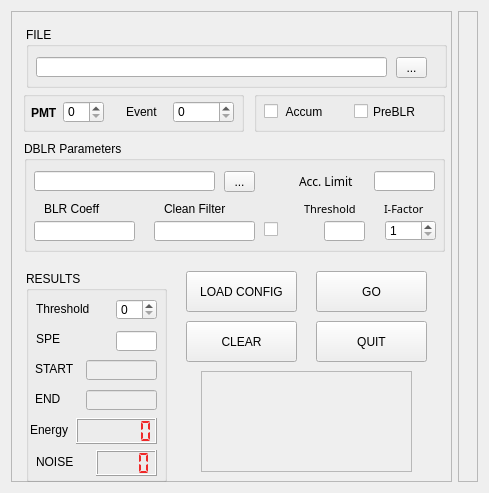
         <widget class="QWidget" name="DBLR_tab">
          <attribute name="title">
           <string>DBLR</string>
          </attribute>
          <layout class="QHBoxLayout" name="horizontalLayout">
           <item>
            <layout class="QHBoxLayout" name="horizontalLayout_3">
             <item>
              <widget class="QFrame" name="frame_2">
               <property name="minimumSize">
                <size>
                 <width>441</width>
                 <height>471</height>
                </size>
               </property>
               <property name="maximumSize">
                <size>
                 <width>441</width>
                 <height>471</height>
                </size>
               </property>
               <property name="frameShape">
                <enum>QFrame::StyledPanel</enum>
               </property>
               <property name="frameShadow">
                <enum>QFrame::Raised</enum>
               </property>
               <widget class="QFrame" name="frame_pic">
                <property name="geometry">
                 <rect>
                  <x>190</x>
                  <y>360</y>
                  <width>211</width>
                  <height>101</height>
                 </rect>
                </property>
                <property name="frameShape">
                 <enum>QFrame::StyledPanel</enum>
                </property>
                <property name="frameShadow">
                 <enum>QFrame::Sunken</enum>
                </property>
                <property name="lineWidth">
                 <number>5</number>
                </property>
                <property name="midLineWidth">
                 <number>0</number>
                </property>
                <widget class="QLabel" name="label_28">
                 <property name="geometry">
                  <rect>
                   <x>10</x>
                   <y>10</y>
                   <width>191</width>
                   <height>81</height>
                  </rect>
                 </property>
                 <property name="text">
                  <string/>
                 </property>
                 <property name="pixmap">
                  <pixmap>NEXT_official_logo.jpg</pixmap>
                 </property>
                 <property name="scaledContents">
                  <bool>true</bool>
                 </property>
                </widget>
               </widget>
               <widget class="QGroupBox" name="groupBox_7">
                <property name="geometry">
                 <rect>
                  <x>12</x>
                  <y>80</y>
                  <width>221</width>
                  <height>41</height>
                 </rect>
                </property>
                <property name="autoFillBackground">
                 <bool>false</bool>
                </property>
                <property name="title">
                 <string/>
                </property>
                <widget class="QSpinBox" name="spinBox_pmt">
                 <property name="geometry">
                  <rect>
                   <x>40</x>
                   <y>10</y>
                   <width>41</width>
                   <height>22</height>
                  </rect>
                 </property>
                 <property name="maximum">
                  <number>31</number>
                 </property>
                 <property name="displayIntegerBase">
                  <number>10</number>
                 </property>
                </widget>
                <widget class="QLabel" name="label_15">
                 <property name="geometry">
                  <rect>
                   <x>8</x>
                   <y>14</y>
                   <width>31</width>
                   <height>16</height>
                  </rect>
                 </property>
                 <property name="font">
                  <font>
                   <family>MS Shell Dlg 2</family>
                   <weight>75</weight>
                   <bold>true</bold>
                  </font>
                 </property>
                 <property name="text">
                  <string>PMT</string>
                 </property>
                </widget>
                <widget class="QSpinBox" name="spinBox_event">
                 <property name="geometry">
                  <rect>
                   <x>150</x>
                   <y>10</y>
                   <width>61</width>
                   <height>22</height>
                  </rect>
                 </property>
                 <property name="accelerated">
                  <bool>true</bool>
                 </property>
                 <property name="maximum">
                  <number>1000</number>
                 </property>
                </widget>
                <widget class="QLabel" name="label_16">
                 <property name="geometry">
                  <rect>
                   <x>103</x>
                   <y>13</y>
                   <width>41</width>
                   <height>16</height>
                  </rect>
                 </property>
                 <property name="text">
                  <string>Event</string>
                 </property>
                </widget>
               </widget>
               <widget class="QPushButton" name="load_config_b">
                <property name="geometry">
                 <rect>
                  <x>175</x>
                  <y>260</y>
                  <width>111</width>
                  <height>41</height>
                 </rect>
                </property>
                <property name="text">
                 <string>LOAD CONFIG</string>
                </property>
               </widget>
               <widget class="QGroupBox" name="groupBox_6">
                <property name="geometry">
                 <rect>
                  <x>15</x>
                  <y>16</y>
                  <width>421</width>
                  <height>61</height>
                 </rect>
                </property>
                <property name="autoFillBackground">
                 <bool>false</bool>
                </property>
                <property name="title">
                 <string>FILE</string>
                </property>
                <widget class="QLineEdit" name="file_path_t">
                 <property name="geometry">
                  <rect>
                   <x>10</x>
                   <y>30</y>
                   <width>351</width>
                   <height>20</height>
                  </rect>
                 </property>
                </widget>
                <widget class="QToolButton" name="file_path_b">
                 <property name="geometry">
                  <rect>
                   <x>370</x>
                   <y>30</y>
                   <width>31</width>
                   <height>21</height>
                  </rect>
                 </property>
                 <property name="text">
                  <string>...</string>
                 </property>
                </widget>
               </widget>
               <widget class="QGroupBox" name="groupBox_8">
                <property name="geometry">
                 <rect>
                  <x>243</x>
                  <y>80</y>
                  <width>191</width>
                  <height>41</height>
                 </rect>
                </property>
                <property name="autoFillBackground">
                 <bool>false</bool>
                </property>
                <property name="title">
                 <string/>
                </property>
                <widget class="QCheckBox" name="checkBox_accu">
                 <property name="geometry">
                  <rect>
                   <x>10</x>
                   <y>12</y>
                   <width>81</width>
                   <height>17</height>
                  </rect>
                 </property>
                 <property name="text">
                  <string> Accum</string>
                 </property>
                </widget>
                <widget class="QCheckBox" name="checkBox_pre">
                 <property name="geometry">
                  <rect>
                   <x>100</x>
                   <y>12</y>
                   <width>81</width>
                   <height>17</height>
                  </rect>
                 </property>
                 <property name="text">
                  <string>PreBLR</string>
                 </property>
                </widget>
               </widget>
               <widget class="QPushButton" name="clear_b">
                <property name="geometry">
                 <rect>
                  <x>175</x>
                  <y>310</y>
                  <width>111</width>
                  <height>41</height>
                 </rect>
                </property>
                <property name="text">
                 <string>CLEAR</string>
                </property>
               </widget>
               <widget class="QGroupBox" name="groupBox_9">
                <property name="geometry">
                 <rect>
                  <x>13</x>
                  <y>130</y>
                  <width>421</width>
                  <height>111</height>
                 </rect>
                </property>
                <property name="autoFillBackground">
                 <bool>false</bool>
                </property>
                <property name="title">
                 <string>DBLR Parameters</string>
                </property>
                <widget class="QToolButton" name="conf_path_b">
                 <property name="geometry">
                  <rect>
                   <x>200</x>
                   <y>30</y>
                   <width>31</width>
                   <height>21</height>
                  </rect>
                 </property>
                 <property name="text">
                  <string>...</string>
                 </property>
                </widget>
                <widget class="QLineEdit" name="conf_file_t">
                 <property name="geometry">
                  <rect>
                   <x>10</x>
                   <y>30</y>
                   <width>181</width>
                   <height>20</height>
                  </rect>
                 </property>
                </widget>
                <widget class="QLineEdit" name="cf_t">
                 <property name="geometry">
                  <rect>
                   <x>130</x>
                   <y>80</y>
                   <width>101</width>
                   <height>20</height>
                  </rect>
                 </property>
                </widget>
                <widget class="QLineEdit" name="blr_t">
                 <property name="geometry">
                  <rect>
                   <x>10</x>
                   <y>80</y>
                   <width>101</width>
                   <height>20</height>
                  </rect>
                 </property>
                </widget>
                <widget class="QLineEdit" name="accum_t">
                 <property name="geometry">
                  <rect>
                   <x>350</x>
                   <y>30</y>
                   <width>61</width>
                   <height>20</height>
                  </rect>
                 </property>
                </widget>
                <widget class="QLineEdit" name="thr_t">
                 <property name="geometry">
                  <rect>
                   <x>300</x>
                   <y>80</y>
                   <width>41</width>
                   <height>20</height>
                  </rect>
                 </property>
                </widget>
                <widget class="QLabel" name="label_17">
                 <property name="geometry">
                  <rect>
                   <x>20</x>
                   <y>60</y>
                   <width>81</width>
                   <height>16</height>
                  </rect>
                 </property>
                 <property name="text">
                  <string>BLR Coeff</string>
                 </property>
                </widget>
                <widget class="QLabel" name="label_18">
                 <property name="geometry">
                  <rect>
                   <x>140</x>
                   <y>60</y>
                   <width>101</width>
                   <height>16</height>
                  </rect>
                 </property>
                 <property name="text">
                  <string>Clean Filter</string>
                 </property>
                </widget>
                <widget class="QSpinBox" name="spinBox_i">
                 <property name="geometry">
                  <rect>
                   <x>361</x>
                   <y>79</y>
                   <width>51</width>
                   <height>21</height>
                  </rect>
                 </property>
                 <property name="minimum">
                  <number>1</number>
                 </property>
                </widget>
                <widget class="QLabel" name="label_19">
                 <property name="geometry">
                  <rect>
                   <x>280</x>
                   <y>60</y>
                   <width>71</width>
                   <height>16</height>
                  </rect>
                 </property>
                 <property name="font">
                  <font>
                   <family>Courier 10 Pitch</family>
                   <pointsize>8</pointsize>
                  </font>
                 </property>
                 <property name="text">
                  <string>Threshold</string>
                 </property>
                </widget>
                <widget class="QLabel" name="label_20">
                 <property name="geometry">
                  <rect>
                   <x>360</x>
                   <y>60</y>
                   <width>61</width>
                   <height>16</height>
                  </rect>
                 </property>
                 <property name="font">
                  <font>
                   <family>Courier 10 Pitch</family>
                   <pointsize>8</pointsize>
                  </font>
                 </property>
                 <property name="text">
                  <string>I-Factor</string>
                 </property>
                </widget>
                <widget class="QLabel" name="label_21">
                 <property name="geometry">
                  <rect>
                   <x>275</x>
                   <y>32</y>
                   <width>71</width>
                   <height>16</height>
                  </rect>
                 </property>
                 <property name="font">
                  <font>
                   <family>Courier 10 Pitch</family>
                   <pointsize>9</pointsize>
                  </font>
                 </property>
                 <property name="text">
                  <string>Acc. Limit</string>
                 </property>
                </widget>
                <widget class="QCheckBox" name="checkBox_filt">
                 <property name="geometry">
                  <rect>
                   <x>240</x>
                   <y>80</y>
                   <width>16</width>
                   <height>17</height>
                  </rect>
                 </property>
                 <property name="text">
                  <string/>
                 </property>
                </widget>
               </widget>
               <widget class="QPushButton" name="go_DBLR_b">
                <property name="geometry">
                 <rect>
                  <x>305</x>
                  <y>260</y>
                  <width>111</width>
                  <height>41</height>
                 </rect>
                </property>
                <property name="text">
                 <string>GO</string>
                </property>
               </widget>
               <widget class="QGroupBox" name="groupBox_10">
                <property name="geometry">
                 <rect>
                  <x>15</x>
                  <y>260</y>
                  <width>141</width>
                  <height>211</height>
                 </rect>
                </property>
                <property name="autoFillBackground">
                 <bool>false</bool>
                </property>
                <property name="title">
                 <string>RESULTS</string>
                </property>
                <widget class="QSpinBox" name="spinBox_thre">
                 <property name="geometry">
                  <rect>
                   <x>90</x>
                   <y>28</y>
                   <width>41</width>
                   <height>21</height>
                  </rect>
                 </property>
                </widget>
                <widget class="QLabel" name="label_22">
                 <property name="geometry">
                  <rect>
                   <x>10</x>
                   <y>30</y>
                   <width>71</width>
                   <height>16</height>
                  </rect>
                 </property>
                 <property name="text">
                  <string>Threshold</string>
                 </property>
                </widget>
                <widget class="QLineEdit" name="start_t">
                 <property name="enabled">
                  <bool>false</bool>
                 </property>
                 <property name="geometry">
                  <rect>
                   <x>60</x>
                   <y>89</y>
                   <width>71</width>
                   <height>20</height>
                  </rect>
                 </property>
                </widget>
                <widget class="QLineEdit" name="end_t">
                 <property name="enabled">
                  <bool>false</bool>
                 </property>
                 <property name="geometry">
                  <rect>
                   <x>60</x>
                   <y>119</y>
                   <width>71</width>
                   <height>20</height>
                  </rect>
                 </property>
                </widget>
                <widget class="QLabel" name="label_23">
                 <property name="geometry">
                  <rect>
                   <x>9</x>
                   <y>91</y>
                   <width>47</width>
                   <height>13</height>
                  </rect>
                 </property>
                 <property name="text">
                  <string>START</string>
                 </property>
                </widget>
                <widget class="QLabel" name="label_24">
                 <property name="geometry">
                  <rect>
                   <x>9</x>
                   <y>121</y>
                   <width>47</width>
                   <height>13</height>
                  </rect>
                 </property>
                 <property name="text">
                  <string>END</string>
                 </property>
                </widget>
                <widget class="QLabel" name="label_25">
                 <property name="geometry">
                  <rect>
                   <x>10</x>
                   <y>60</y>
                   <width>81</width>
                   <height>16</height>
                  </rect>
                 </property>
                 <property name="text">
                  <string>SPE</string>
                 </property>
                </widget>
                <widget class="QLineEdit" name="spe_t">
                 <property name="geometry">
                  <rect>
                   <x>90</x>
                   <y>60</y>
                   <width>41</width>
                   <height>20</height>
                  </rect>
                 </property>
                </widget>
                <widget class="QLabel" name="label_26">
                 <property name="geometry">
                  <rect>
                   <x>4</x>
                   <y>151</y>
                   <width>47</width>
                   <height>16</height>
                  </rect>
                 </property>
                 <property name="text">
                  <string>Energy</string>
                 </property>
                </widget>
                <widget class="QLabel" name="label_27">
                 <property name="geometry">
                  <rect>
                   <x>10</x>
                   <y>183</y>
                   <width>51</width>
                   <height>16</height>
                  </rect>
                 </property>
                 <property name="text">
                  <string>NOISE</string>
                 </property>
                </widget>
                <widget class="QLCDNumber" name="lcdNumber">
                 <property name="geometry">
                  <rect>
                   <x>50</x>
                   <y>147</y>
                   <width>81</width>
                   <height>26</height>
                  </rect>
                 </property>
                 <property name="palette">
                  <palette>
                   <active>
                    <colorrole role="WindowText">
                     <brush brushstyle="SolidPattern">
                      <color alpha="255">
                       <red>239</red>
                       <green>41</green>
                       <blue>41</blue>
                      </color>
                     </brush>
                    </colorrole>
                    <colorrole role="Text">
                     <brush brushstyle="SolidPattern">
                      <color alpha="255">
                       <red>239</red>
                       <green>41</green>
                       <blue>41</blue>
                      </color>
                     </brush>
                    </colorrole>
                    <colorrole role="ButtonText">
                     <brush brushstyle="SolidPattern">
                      <color alpha="255">
                       <red>239</red>
                       <green>41</green>
                       <blue>41</blue>
                      </color>
                     </brush>
                    </colorrole>
                   </active>
                   <inactive>
                    <colorrole role="WindowText">
                     <brush brushstyle="SolidPattern">
                      <color alpha="255">
                       <red>239</red>
                       <green>41</green>
                       <blue>41</blue>
                      </color>
                     </brush>
                    </colorrole>
                    <colorrole role="Text">
                     <brush brushstyle="SolidPattern">
                      <color alpha="255">
                       <red>239</red>
                       <green>41</green>
                       <blue>41</blue>
                      </color>
                     </brush>
                    </colorrole>
                    <colorrole role="ButtonText">
                     <brush brushstyle="SolidPattern">
                      <color alpha="255">
                       <red>239</red>
                       <green>41</green>
                       <blue>41</blue>
                      </color>
                     </brush>
                    </colorrole>
                   </inactive>
                   <disabled>
                    <colorrole role="WindowText">
                     <brush brushstyle="SolidPattern">
                      <color alpha="255">
                       <red>190</red>
                       <green>190</green>
                       <blue>190</blue>
                      </color>
                     </brush>
                    </colorrole>
                    <colorrole role="Text">
                     <brush brushstyle="SolidPattern">
                      <color alpha="255">
                       <red>190</red>
                       <green>190</green>
                       <blue>190</blue>
                      </color>
                     </brush>
                    </colorrole>
                    <colorrole role="ButtonText">
                     <brush brushstyle="SolidPattern">
                      <color alpha="255">
                       <red>190</red>
                       <green>190</green>
                       <blue>190</blue>
                      </color>
                     </brush>
                    </colorrole>
                   </disabled>
                  </palette>
                 </property>
                 <property name="smallDecimalPoint">
                  <bool>false</bool>
                 </property>
                 <property name="digitCount">
                  <number>6</number>
                 </property>
                 <property name="segmentStyle">
                  <enum>QLCDNumber::Flat</enum>
                 </property>
                </widget>
                <widget class="QLCDNumber" name="lcdNumber_2">
                 <property name="geometry">
                  <rect>
                   <x>70</x>
                   <y>179</y>
                   <width>61</width>
                   <height>26</height>
                  </rect>
                 </property>
                 <property name="palette">
                  <palette>
                   <active>
                    <colorrole role="WindowText">
                     <brush brushstyle="SolidPattern">
                      <color alpha="255">
                       <red>239</red>
                       <green>41</green>
                       <blue>41</blue>
                      </color>
                     </brush>
                    </colorrole>
                    <colorrole role="Text">
                     <brush brushstyle="SolidPattern">
                      <color alpha="255">
                       <red>239</red>
                       <green>41</green>
                       <blue>41</blue>
                      </color>
                     </brush>
                    </colorrole>
                    <colorrole role="ButtonText">
                     <brush brushstyle="SolidPattern">
                      <color alpha="255">
                       <red>239</red>
                       <green>41</green>
                       <blue>41</blue>
                      </color>
                     </brush>
                    </colorrole>
                   </active>
                   <inactive>
                    <colorrole role="WindowText">
                     <brush brushstyle="SolidPattern">
                      <color alpha="255">
                       <red>239</red>
                       <green>41</green>
                       <blue>41</blue>
                      </color>
                     </brush>
                    </colorrole>
                    <colorrole role="Text">
                     <brush brushstyle="SolidPattern">
                      <color alpha="255">
                       <red>239</red>
                       <green>41</green>
                       <blue>41</blue>
                      </color>
                     </brush>
                    </colorrole>
                    <colorrole role="ButtonText">
                     <brush brushstyle="SolidPattern">
                      <color alpha="255">
                       <red>239</red>
                       <green>41</green>
                       <blue>41</blue>
                      </color>
                     </brush>
                    </colorrole>
                   </inactive>
                   <disabled>
                    <colorrole role="WindowText">
                     <brush brushstyle="SolidPattern">
                      <color alpha="255">
                       <red>190</red>
                       <green>190</green>
                       <blue>190</blue>
                      </color>
                     </brush>
                    </colorrole>
                    <colorrole role="Text">
                     <brush brushstyle="SolidPattern">
                      <color alpha="255">
                       <red>190</red>
                       <green>190</green>
                       <blue>190</blue>
                      </color>
                     </brush>
                    </colorrole>
                    <colorrole role="ButtonText">
                     <brush brushstyle="SolidPattern">
                      <color alpha="255">
                       <red>190</red>
                       <green>190</green>
                       <blue>190</blue>
                      </color>
                     </brush>
                    </colorrole>
                   </disabled>
                  </palette>
                 </property>
                 <property name="smallDecimalPoint">
                  <bool>false</bool>
                 </property>
                 <property name="digitCount">
                  <number>4</number>
                 </property>
                 <property name="segmentStyle">
                  <enum>QLCDNumber::Flat</enum>
                 </property>
                </widget>
               </widget>
               <widget class="QPushButton" name="quit_b">
                <property name="geometry">
                 <rect>
                  <x>305</x>
                  <y>310</y>
                  <width>111</width>
                  <height>41</height>
                 </rect>
                </property>
                <property name="text">
                 <string>QUIT</string>
                </property>
               </widget>
              </widget>
             </item>
             <item>
              <widget class="QFrame" name="frame_plot">
               <property name="frameShape">
                <enum>QFrame::StyledPanel</enum>
               </property>
               <property name="frameShadow">
                <enum>QFrame::Raised</enum>
               </property>
               <layout class="QHBoxLayout" name="horizontalLayout_4">
                <item>
                 <layout class="QVBoxLayout" name="mpl_lay"/>
                </item>
               </layout>
              </widget>
             </item>
            </layout>
           </item>
          </layout>
         </widget>
